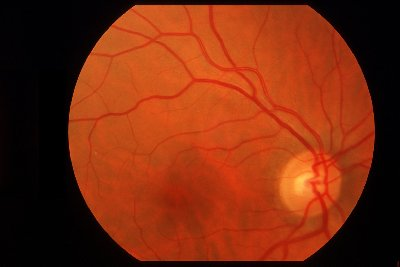
#> input picture Dataset/3.jpg, 400 x 267 px
$ python main.py
#> lines starting #> are read from the running program, lines starting #| are printed output that depends on the picture; after the words box and inside, x2 and y2 are one past the last pixel; in counts of white or black regions, pixels touching at a corner belong together
import cv2 as cv
import numpy as np
import matplotlib.pyplot as plt
from cv2 import rectangle
from cv2 import bitwise_and


img = cv.imread('Dataset/3.jpg')
#> img is the input picture: shape (267, 400, 3); mean B, G, R 15, 43.2, 122.2

blank = np.zeros(img.shape[:2], dtype='uint8') #Img vacia del mismo tamaño que la original

#img_resize = cv.resize(img, (500, 500))

img_gray = cv.cvtColor(img, cv.COLOR_BGR2GRAY)
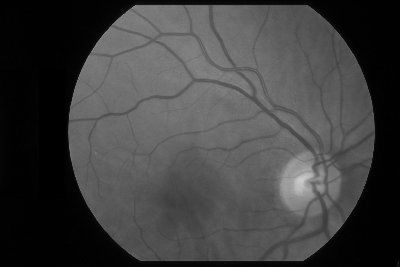
#> img_gray: shape (267, 400); min 0, max 204, mean 63.6

"""
img_canny = cv.Canny(img, 125, 175) #Detecta bordes

img_dilated = cv.dilate(img_canny, (3,3), iterations=10)

img_eroded = cv.erode(img_dilated, (3,3), iterations=10) #Aumenta pix. negros

ret, thresh = cv.threshold(img_gray, 125, 255, cv.THRESH_BINARY)

contours, hierarchies = cv.findContours(thresh, cv.RETR_LIST, cv.CHAIN_APPROX_SIMPLE)

cv.drawContours(blank, contours, -1, (0, 0, 255), 2 )
cv.imshow('Fondo De Ojo', blank)
cv.waitKey(0)
"""

"""
img_hsv = cv.cvtColor(img, cv.COLOR_BGR2HSV) # Matiz, saturación, brillo

img_lab = cv.cvtColor(img, cv.COLOR_BGR2LAB) # Matiz, saturación, brillo

b, g, r = cv.split(img)

blue = cv.merge([b, blank, blank])
green = cv.merge([blank, g, blank])
red = cv.merge([blank, blank, r])
"""

"""
rectangle = cv.rectangle(blank.copy(), (30, 30), (650, 570), 255, -1)
circle = cv.circle(blank.copy(), (200,200), 200, 255, -1)

bitwise_And = cv.bitwise_and(rectangle, circle)

bitwise_Or = cv.bitwise_or(rectangle, circle)

bitwise_Xor = cv.bitwise_xor(rectangle, circle)

bitwise_Not = cv.bitwise_not(rectangle)

masked = cv.bitwise_and(img, img, mask=rectangle)
"""

"""
circle = cv.circle(blank.copy(), (200,150), 100, 255, -1)
masked = cv.bitwise_and(img, img, mask=circle)
cv.imshow("original", masked)

plt.figure()
plt.title("Histograma")
plt.xlabel("valor")
plt.ylabel("# pixeles")
colors = ('b', 'g', 'r')
for i, col in enumerate(colors):
     hist = cv.calcHist([img], [i], circle, [256], [0,256])
     plt.plot(hist, color=col)
     plt.xlim([0, 256])

plt.show()
cv.waitKey(0)
"""

"""
threshold, thresh = cv.threshold(img_gray, 125, 255, cv.THRESH_BINARY)
cv.imshow('smple', thresh)

adaptive_thresh = cv.adaptiveThreshold(img_gray, 255, cv.ADAPTIVE_THRESH_MEAN_C, cv.THRESH_BINARY, 11, 3)
cv.imshow('adapt', adaptive_thresh)

cv.waitKey(0)
"""

lap = cv.Laplacian(img_gray, cv.CV_64F) #Gradiente
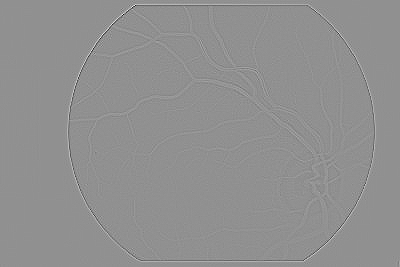
#> lap: shape (267, 400) float64; min -289, max 220, mean 0; drawn with min black and max white
lap = np.uint8(np.absolute(lap)) #Absoluto porque no pueden haber pix negativos
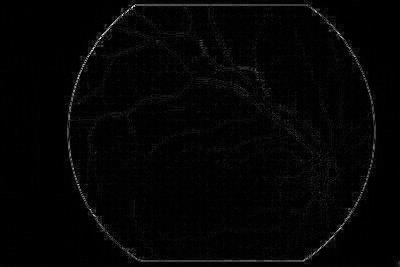
#> lap: shape (267, 400); min 0, max 241, mean 4.6
#cv.imshow('Lapaclian', lap)

sobelx = cv.Sobel(img_gray, cv.CV_64F, 1, 0)#Gradiente en dos direcciones
sobely = cv.Sobel(img_gray, cv.CV_64F, 0, 1)
combined_sobel = cv.bitwise_or(sobelx, sobely)
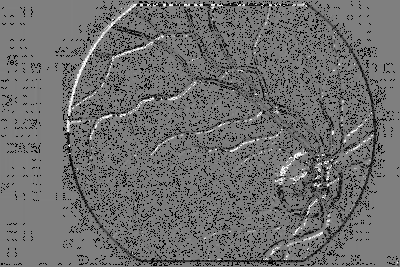
#> combined_sobel: shape (267, 400) float64; 10.01% of the values are NaN or infinite; the others: min -511, max 511, mean -19.69; drawn with min black, max white, NaN and infinite black

cv.imshow('sobelx', sobelx)
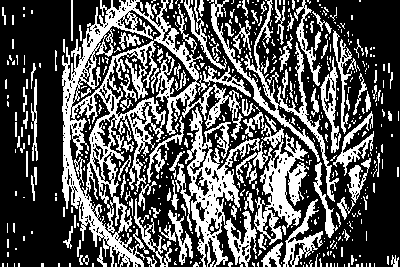
#> window 'sobelx': shape (267, 400); 34.9% white; 580 white regions (456 under 20 px), largest, box (x1, y1, x2, y2) and area: (62, 0, 243, 267) 12193, (175, 107, 260, 267) 4560, (236, 123, 309, 250) 3044
cv.imshow('sobely', sobely)
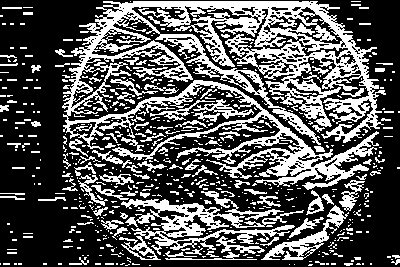
#> window 'sobely': shape (267, 400); 34.1% white; 621 white regions (495 under 20 px), largest, box (x1, y1, x2, y2) and area: (62, 1, 386, 190) 21653, (121, 191, 304, 260) 3690, (261, 205, 349, 260) 1014
cv.imshow('combine', combined_sobel)
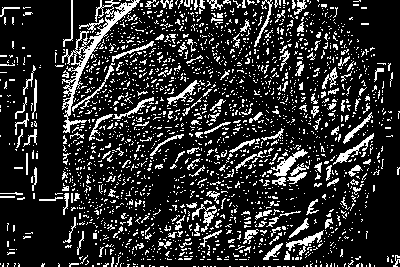
#> window 'combine': shape (267, 400); 17.6% white in thin lines or dots
cv.waitKey(0)
"""
NOTAS:

~ Las imagenes son BGR
~ Si realizo una difuminación antes de calcular los contornos voy a obtener menos.
~ FindContours puede ser por canny o por thresh
~ FindContours-thresh sirve para detectar en que lugar se encuentra la luz focal
~ Matplotlib tiene como formato imagenes RGB
~ Bitwise operaciones AND + XOR = OR
~ En el thresh adaptive el valor de C puede ser 0 y es el resultado de la media
~ En el thresh adaptive se puede usar el valor gaussiano en vez del promedio
"""

$ run again, with Dataset/1.jpg copied over Dataset/3.jpg
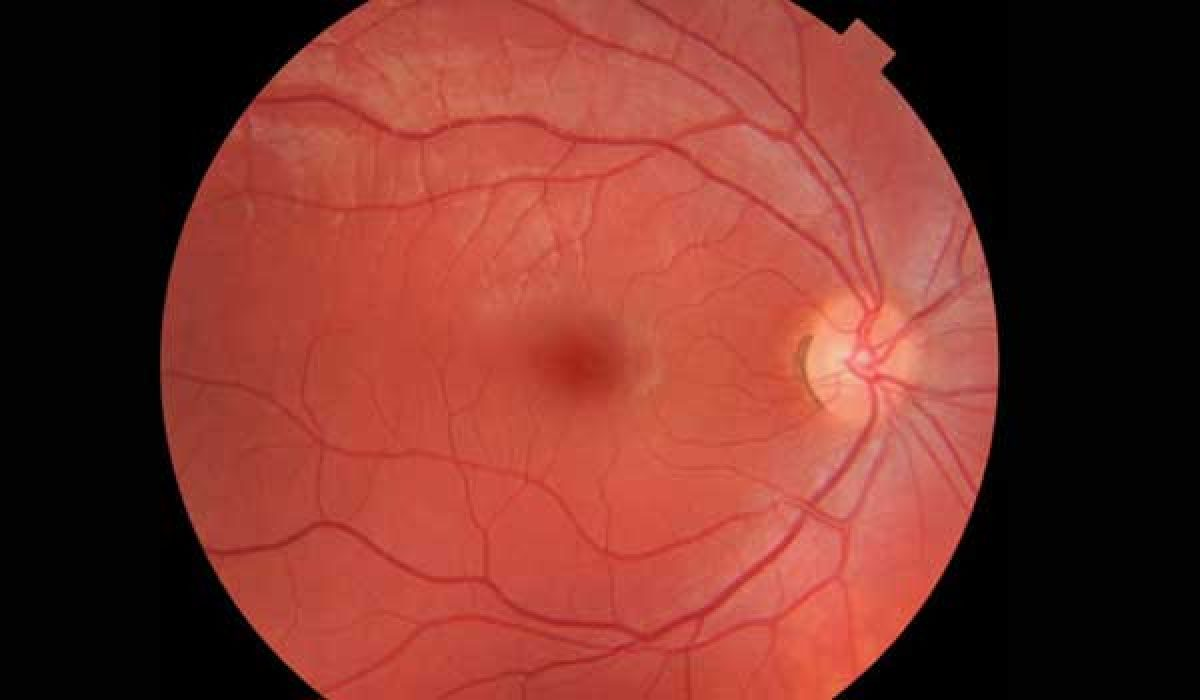
#> input picture Dataset/1.jpg, 1200 x 700 px
#> img is the input picture: shape (700, 1200, 3); mean B, G, R 42.9, 51.3, 119.2
#> `cv.imshow('sobelx', sobelx)`:
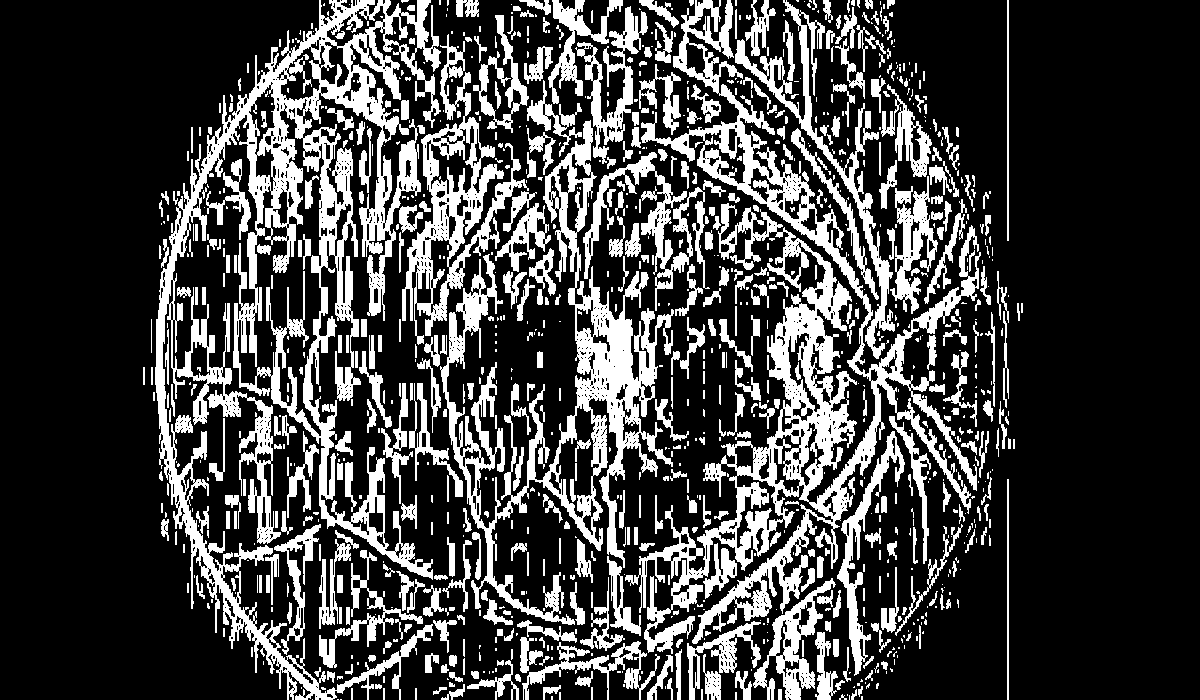
#> window 'sobelx': shape (700, 1200); 25.7% white; 1073 white regions (575 under 20 px), largest, box (x1, y1, x2, y2) and area: (155, 0, 441, 700) 48952, (625, 0, 981, 654) 39135, (440, 120, 674, 625) 23018
#> `cv.imshow('combine', combined_sobel)`:
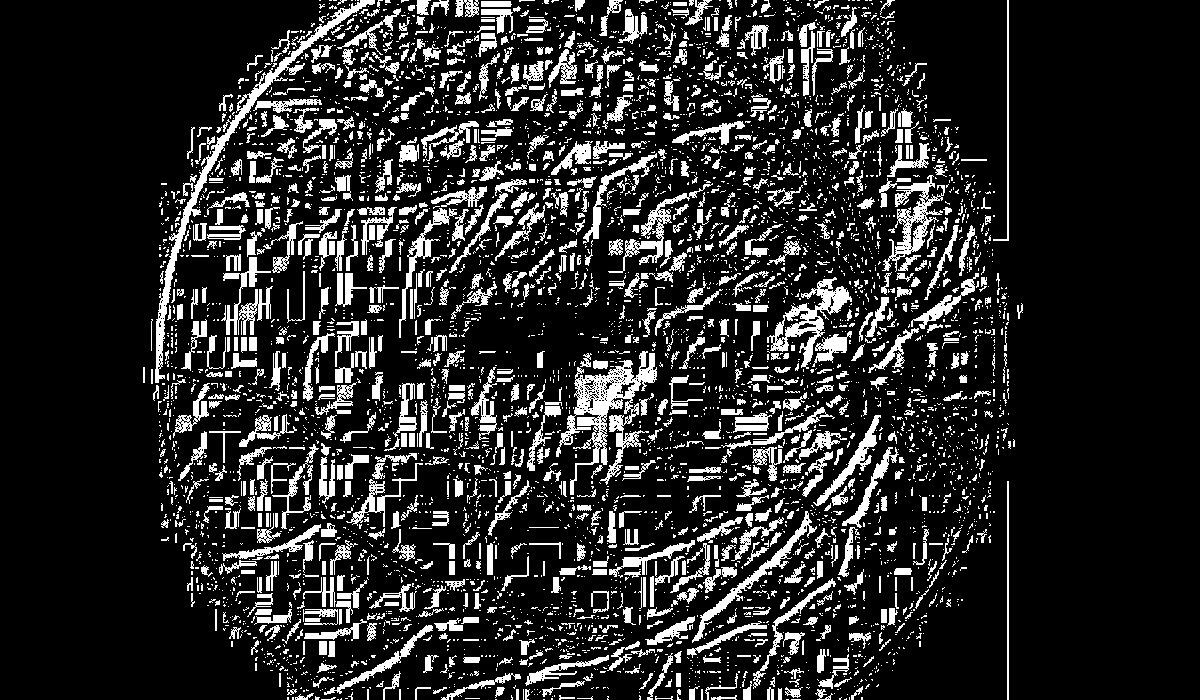
#> window 'combine': shape (700, 1200); 16% white; 4852 white regions (3758 under 20 px), largest, box (x1, y1, x2, y2) and area: (556, 351, 657, 495) 4319, (155, 0, 375, 383) 3643, (767, 277, 852, 369) 2055

$ run again, with Dataset/10.jpg copied over Dataset/3.jpg
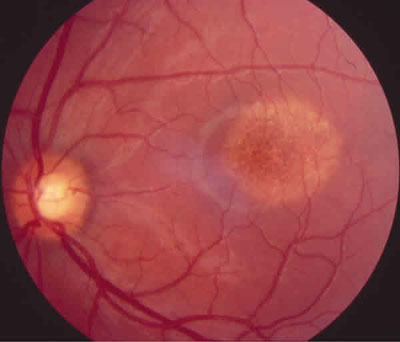
#> input picture Dataset/10.jpg, 400 x 342 px
#> img is the input picture: shape (342, 400, 3); mean B, G, R 71.8, 68.1, 153.4
#> `cv.imshow('sobelx', sobelx)`:
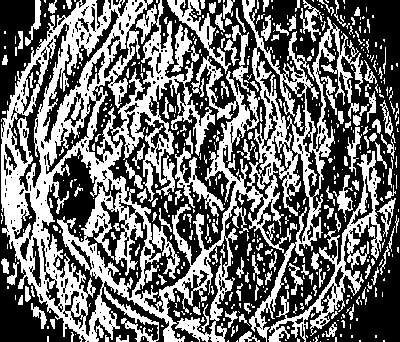
#> window 'sobelx': shape (342, 400); 43.5% white; 556 white regions (405 under 20 px), largest, box (x1, y1, x2, y2) and area: (1, 0, 363, 342) 42990, (268, 151, 382, 342) 3475, (175, 130, 225, 217) 961
#> `cv.imshow('combine', combined_sobel)`:
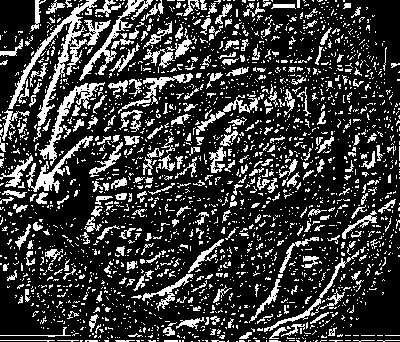
#> window 'combine': shape (342, 400); 22.6% white in thin lines or dots
